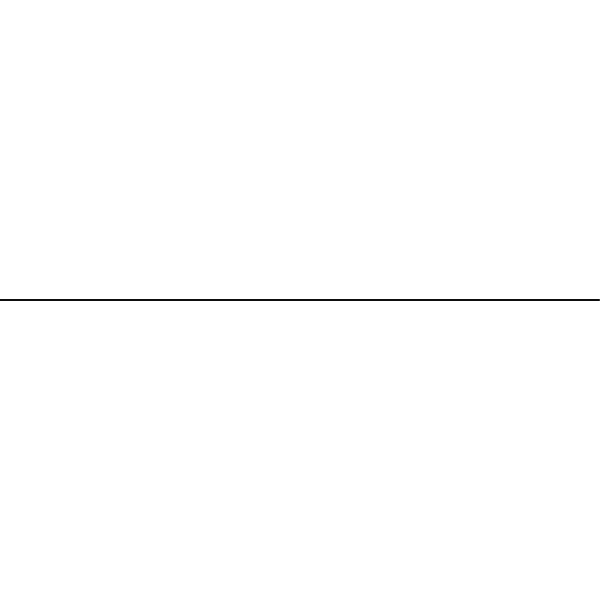
Frame 1 (no input)
Frame 60 (the mouse pressed at the canvas centre just before this capture): identical to frame 1, image omitted
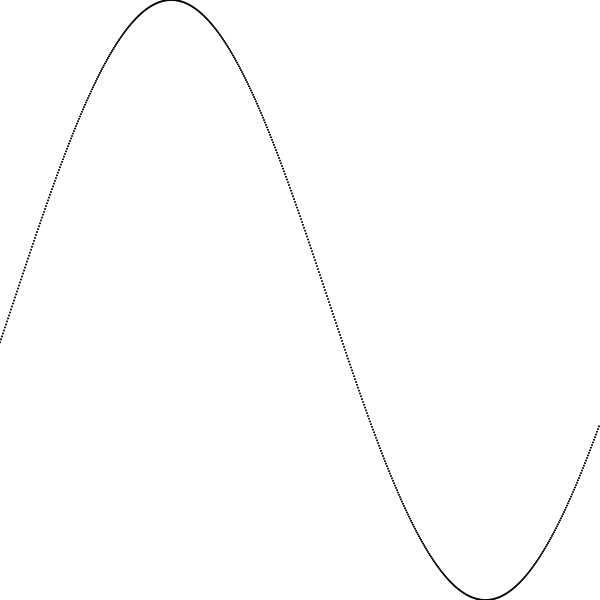
Frame 120 (the mouse held since frame 60 and released just before this capture)

The Processing sketch that drew these frames (run headless with seeded random() and noise(); from frame 60 on, the mouse is pressed at the canvas centre):

// Processing sketch: wave_sin_mouse
// ── wave_sin_mouse.pde
void setup() {
  size(600,600);
  noStroke();
  //noLoop();
}

void draw() {
  background(255);
  fill(0);
  for (int x=0; x<width; x++) {
    float y = height/2+sin((x+mouseX)*0.01)*mouseY;
    ellipse(x,y,2,2);
  }
}
